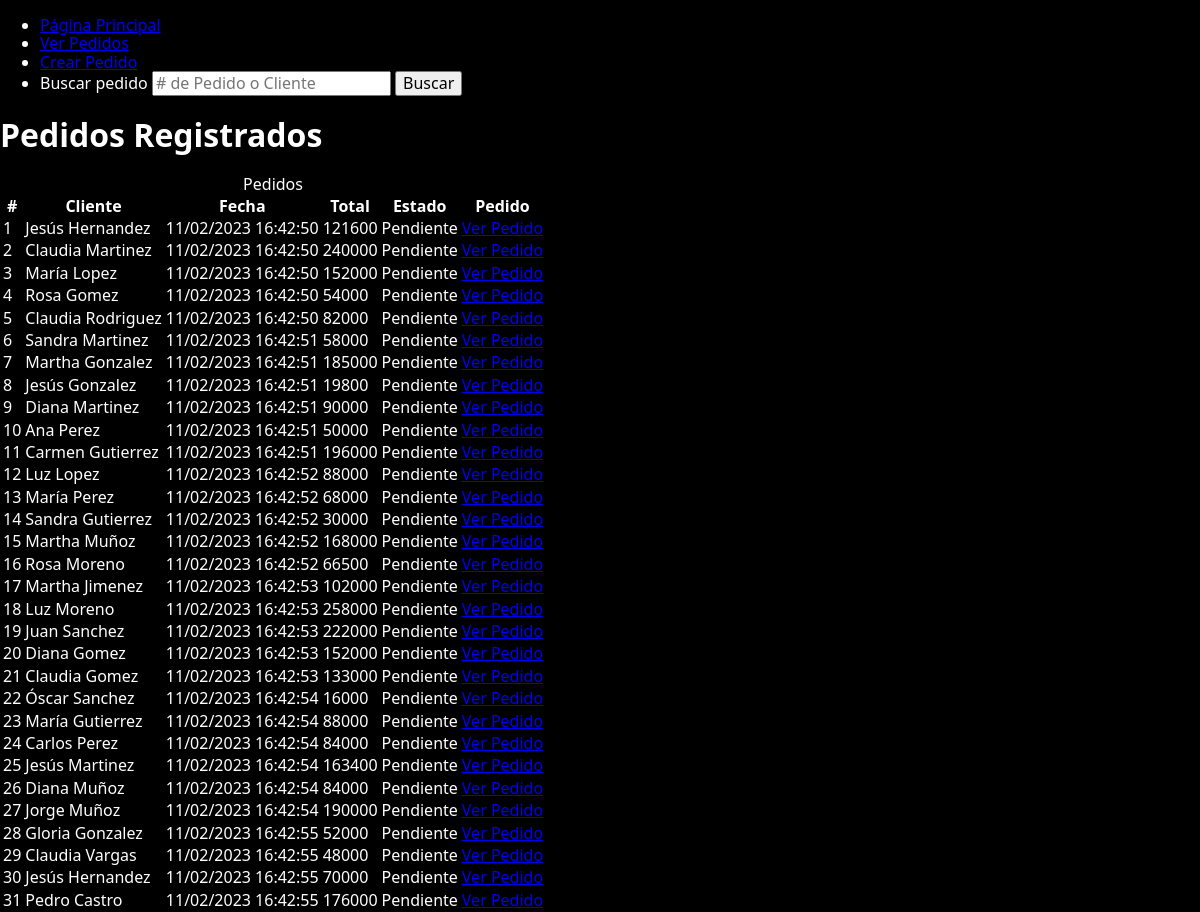
The app's page /pedidos with its own data.
### tables this page shows
CREATE TABLE "Pedidos" ( -- Tabla que almacena los pedidos
    id INTEGER PRIMARY KEY AUTOINCREMENT NOT NULL, 
    cliente VARCHAR(255) NOT NULL,
    fecha VARCHAR(255) NOT NULL,
    total INT NOT NULL,
    estado TEXT NOT NULL,
    pedido TEXT NOT NULL
);

### app.py (the view)
@app.route('/pedidos') # Ruta de pedidos.
def pedidos():
    cursor, conn = crearCursor(database) # Creando cursor y conexión con la base de datos.
    query = 'SELECT * FROM Pedidos' # Solicitud a realizar.
    cursor.execute(query) # Ejecutar una solicitud con el cursor.
    pedidosDB = cursor.fetchall() # Se vuelcan los datos en una variable.
    conn.commit() # Aplicar cambios.
    conn.close() # Cerrar conexión.
    return render_template('pedidos.html', pedidosDB=pedidosDB) # Devuelve la plantilla html y una variable con los pedidos.

### app.py (called while the page is built)
def crearCursor(database): # Genera un objeto cursor a traves de una base de datos.
    conn = None
    try: # Intenta conectarse a la base de datos.
        conn = sql.connect(database) # Establece conexión con la base de datos, y en caso de no existir, la crea.
    except sql.Error as error: # En caso de no lograr conectar a la DB mostrará el error por pantalla.
        print(error)
    finally: # En caso de lograr conectar, generará el objeto cursor y lo devolverá a traves de return.
        if conn:
            cursor = conn.cursor()
            return cursor, conn # Devuelve el objeto cursor y el objeto conn para cerrar la conexión a la base de datos al final.

### templates/pedidos.html
{% extends "navbar.html" %}
{% block content %}
<h1>Pedidos Registrados</h1>
<div>
    <table>
        <caption>Pedidos</caption>
        <thead>
            <tr>
                <th scope="col">#</th>
                <th scope="col">Cliente</th>
                <th scope="col">Fecha</th>
                <th scope="col">Total</th>
                <th scope="col">Estado</th>
                <th scope="col">Pedido</th>
            </tr>
        </thead>
        <tbody>
            {% for pedido in pedidosDB %}
            <tr>
                <td>{{ pedido[0] }}</td>
                <td>{{ pedido[1] }}</td>
                <td>{{ pedido[2] }}</td>
                <td>{{ pedido[3] }}</td>
                <td>{{ pedido[4] }}</td>
                <td><a href="{{url_for('verPedido', id=pedido[0])}}">Ver Pedido</a></td>
            </tr>
            {% endfor %}
        </tbody>
    </table>
</div>
{% endblock %}

### templates/navbar.html (shortened to what this page needs)
<!DOCTYPE html>
<html lang="en">
<head>
    <link rel="stylesheet" href="{{ url_for('static', filename='css/main.css') }}">
    <link rel="stylesheet" href="{{ url_for('static', filename='css/normalize.css') }}">
</head>
<body>
    <header>
        <nav>
            <ul>
                <li><a href="/">Página Principal</a></li>
                <li><a href="/pedidos" >Ver Pedidos</a></li>
                <li><a href="/nuevo_pedido">Crear Pedido</a></li>
                <li><form action="/buscar_pedido" method="post">
                        <label for="POST-name">Buscar pedido</label>
                        <input id="POST-name" type="integer" name="buscar" placeholder="# de Pedido o Cliente">
                        <input type="submit" value="Buscar">
                    </form>
                </li>
            </ul>
        </nav>
    </header>
    {% block content %}
    {% endblock %}
</body>
</html>

### static/css/main.css (style rules this page uses)
body { font-family: system-ui, -apple-system, BlinkMacSystemFont, 'Segoe UI', Roboto, Oxygen, Ubuntu, Cantarell, 'Open Sans', 'Helvetica Neue', sans-serif; background-color: black; color: white; }

### records on screen
Pedidos: id "1", cliente "Jesús Hernandez", fecha "11/02/2023 16:42:50", total "121600", estado "Pendiente"
Pedidos: id "2", cliente "Claudia Martinez", fecha "11/02/2023 16:42:50", total "240000", estado "Pendiente"
Pedidos: id "3", cliente "María Lopez", fecha "11/02/2023 16:42:50", total "152000", estado "Pendiente"
Pedidos: id "4", cliente "Rosa Gomez", fecha "11/02/2023 16:42:50", total "54000", estado "Pendiente"
Pedidos: id "5", cliente "Claudia Rodriguez", fecha "11/02/2023 16:42:50", total "82000", estado "Pendiente"
Pedidos: id "6", cliente "Sandra Martinez", fecha "11/02/2023 16:42:51", total "58000", estado "Pendiente"
Pedidos: id "7", cliente "Martha Gonzalez", fecha "11/02/2023 16:42:51", total "185000", estado "Pendiente"
Pedidos: id "8", cliente "Jesús Gonzalez", fecha "11/02/2023 16:42:51", total "19800", estado "Pendiente"
Pedidos: id "9", cliente "Diana Martinez", fecha "11/02/2023 16:42:51", total "90000", estado "Pendiente"
Pedidos: id "10", cliente "Ana Perez", fecha "11/02/2023 16:42:51", total "50000", estado "Pendiente"
Pedidos: id "11", cliente "Carmen Gutierrez", fecha "11/02/2023 16:42:51", total "196000", estado "Pendiente"
Pedidos: id "12", cliente "Luz Lopez", fecha "11/02/2023 16:42:52", total "88000", estado "Pendiente"
Pedidos: id "13", cliente "María Perez", fecha "11/02/2023 16:42:52", total "68000", estado "Pendiente"
Pedidos: id "14", cliente "Sandra Gutierrez", fecha "11/02/2023 16:42:52", total "30000", estado "Pendiente"
Pedidos: id "15", cliente "Martha Muñoz", fecha "11/02/2023 16:42:52", total "168000", estado "Pendiente"
Pedidos: id "16", cliente "Rosa Moreno", fecha "11/02/2023 16:42:52", total "66500", estado "Pendiente"
Pedidos: id "17", cliente "Martha Jimenez", fecha "11/02/2023 16:42:53", total "102000", estado "Pendiente"
Pedidos: id "18", cliente "Luz Moreno", fecha "11/02/2023 16:42:53", total "258000", estado "Pendiente"
Pedidos: id "19", cliente "Juan Sanchez", fecha "11/02/2023 16:42:53", total "222000", estado "Pendiente"
Pedidos: id "20", cliente "Diana Gomez", fecha "11/02/2023 16:42:53", total "152000", estado "Pendiente"
Pedidos: id "21", cliente "Claudia Gomez", fecha "11/02/2023 16:42:53", total "133000", estado "Pendiente"
Pedidos: id "22", cliente "Óscar Sanchez", fecha "11/02/2023 16:42:54", total "16000", estado "Pendiente"
Pedidos: id "23", cliente "María Gutierrez", fecha "11/02/2023 16:42:54", total "88000", estado "Pendiente"
Pedidos: id "24", cliente "Carlos Perez", fecha "11/02/2023 16:42:54", total "84000", estado "Pendiente"
Pedidos: id "25", cliente "Jesús Martinez", fecha "11/02/2023 16:42:54", total "163400", estado "Pendiente"
Pedidos: id "26", cliente "Diana Muñoz", fecha "11/02/2023 16:42:54", total "84000", estado "Pendiente"
Pedidos: id "27", cliente "Jorge Muñoz", fecha "11/02/2023 16:42:54", total "190000", estado "Pendiente"
Pedidos: id "28", cliente "Gloria Gonzalez", fecha "11/02/2023 16:42:55", total "52000", estado "Pendiente"
Pedidos: id "29", cliente "Claudia Vargas", fecha "11/02/2023 16:42:55", total "48000", estado "Pendiente"
Pedidos: id "30", cliente "Jesús Hernandez", fecha "11/02/2023 16:42:55", total "70000", estado "Pendiente"
Pedidos: id "31", cliente "Pedro Castro", fecha "11/02/2023 16:42:55", total "176000", estado "Pendiente"
